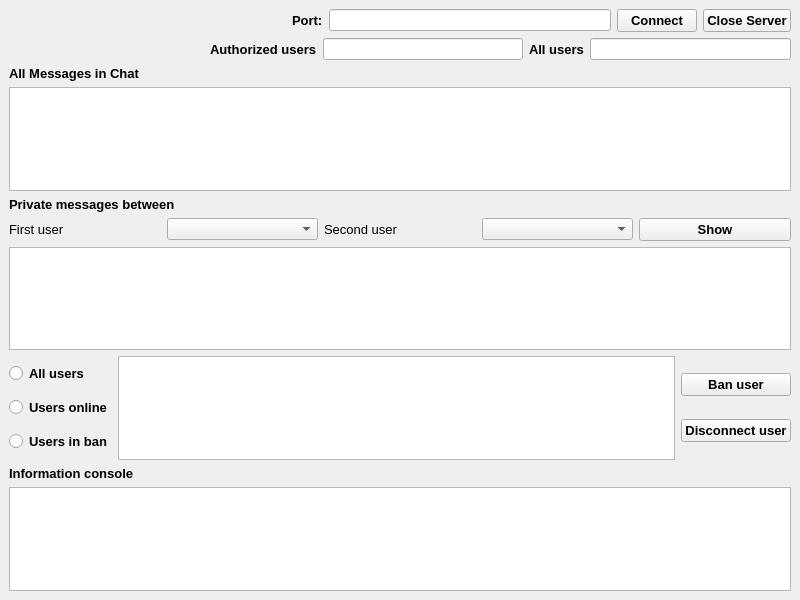
<?xml version="1.0" encoding="UTF-8"?>
<ui version="4.0">
 <class>ServerMainWindow</class>
 <widget class="QMainWindow" name="ServerMainWindow">
  <property name="geometry">
   <rect>
    <x>0</x>
    <y>0</y>
    <width>800</width>
    <height>600</height>
   </rect>
  </property>
  <property name="windowTitle">
   <string>ServerMainWindow</string>
  </property>
  <property name="styleSheet">
   <string notr="true">background-image: url(:/resourse/svetlii-serii.jpg);</string>
  </property>
  <widget class="QWidget" name="centralwidget">
   <layout class="QVBoxLayout" name="verticalLayout_6">
    <item>
     <layout class="QHBoxLayout" name="horizontalLayout">
      <item>
       <spacer name="horizontalSpacer">
        <property name="orientation">
         <enum>Qt::Horizontal</enum>
        </property>
        <property name="sizeHint" stdset="0">
         <size>
          <width>40</width>
          <height>20</height>
         </size>
        </property>
       </spacer>
      </item>
      <item>
       <widget class="QLabel" name="label">
        <property name="font">
         <font>
          <pointsize>10</pointsize>
          <weight>75</weight>
          <bold>true</bold>
         </font>
        </property>
        <property name="text">
         <string>Port:</string>
        </property>
       </widget>
      </item>
      <item>
       <widget class="QLineEdit" name="portLineEdit"/>
      </item>
      <item>
       <widget class="QPushButton" name="connectButton">
        <property name="font">
         <font>
          <pointsize>10</pointsize>
          <weight>75</weight>
          <bold>true</bold>
         </font>
        </property>
        <property name="text">
         <string>Connect</string>
        </property>
       </widget>
      </item>
      <item>
       <widget class="QPushButton" name="closeButton">
        <property name="font">
         <font>
          <pointsize>10</pointsize>
          <weight>75</weight>
          <bold>true</bold>
         </font>
        </property>
        <property name="styleSheet">
         <string notr="true"/>
        </property>
        <property name="text">
         <string>Close Server</string>
        </property>
       </widget>
      </item>
     </layout>
    </item>
    <item>
     <layout class="QHBoxLayout" name="horizontalLayout_2">
      <item>
       <spacer name="horizontalSpacer_2">
        <property name="orientation">
         <enum>Qt::Horizontal</enum>
        </property>
        <property name="sizeHint" stdset="0">
         <size>
          <width>40</width>
          <height>20</height>
         </size>
        </property>
       </spacer>
      </item>
      <item>
       <widget class="QLabel" name="label_3">
        <property name="font">
         <font>
          <pointsize>10</pointsize>
          <weight>75</weight>
          <bold>true</bold>
         </font>
        </property>
        <property name="text">
         <string>Authorized users</string>
        </property>
       </widget>
      </item>
      <item>
       <widget class="QLineEdit" name="authUsersLineEdit"/>
      </item>
      <item>
       <widget class="QLabel" name="label_4">
        <property name="font">
         <font>
          <pointsize>10</pointsize>
          <weight>75</weight>
          <bold>true</bold>
         </font>
        </property>
        <property name="text">
         <string>All users</string>
        </property>
       </widget>
      </item>
      <item>
       <widget class="QLineEdit" name="allUsersLineEdit"/>
      </item>
     </layout>
    </item>
    <item>
     <layout class="QVBoxLayout" name="verticalLayout">
      <item>
       <widget class="QLabel" name="label_5">
        <property name="font">
         <font>
          <pointsize>10</pointsize>
          <weight>75</weight>
          <bold>true</bold>
         </font>
        </property>
        <property name="text">
         <string>All Messages in Chat</string>
        </property>
       </widget>
      </item>
      <item>
       <widget class="QTextEdit" name="allMessagesTextEdit"/>
      </item>
     </layout>
    </item>
    <item>
     <layout class="QVBoxLayout" name="verticalLayout_2">
      <item>
       <widget class="QLabel" name="label_6">
        <property name="font">
         <font>
          <pointsize>10</pointsize>
          <weight>75</weight>
          <bold>true</bold>
         </font>
        </property>
        <property name="text">
         <string>Private messages between</string>
        </property>
       </widget>
      </item>
      <item>
       <layout class="QHBoxLayout" name="horizontalLayout_3">
        <item>
         <widget class="QLabel" name="label_7">
          <property name="font">
           <font>
            <pointsize>10</pointsize>
           </font>
          </property>
          <property name="text">
           <string>First user</string>
          </property>
         </widget>
        </item>
        <item>
         <widget class="QComboBox" name="user1ComboBox"/>
        </item>
        <item>
         <widget class="QLabel" name="label_8">
          <property name="font">
           <font>
            <pointsize>10</pointsize>
           </font>
          </property>
          <property name="text">
           <string>Second user</string>
          </property>
         </widget>
        </item>
        <item>
         <widget class="QComboBox" name="user2ComboBox"/>
        </item>
        <item>
         <widget class="QPushButton" name="showChatPushButton">
          <property name="font">
           <font>
            <pointsize>10</pointsize>
            <weight>75</weight>
            <bold>true</bold>
           </font>
          </property>
          <property name="text">
           <string>Show</string>
          </property>
         </widget>
        </item>
       </layout>
      </item>
      <item>
       <widget class="QTextEdit" name="privateMessagesTextEdit"/>
      </item>
     </layout>
    </item>
    <item>
     <layout class="QHBoxLayout" name="horizontalLayout_4">
      <item>
       <layout class="QVBoxLayout" name="verticalLayout_3">
        <item>
         <widget class="QRadioButton" name="allUsersRadioButton">
          <property name="font">
           <font>
            <pointsize>10</pointsize>
            <weight>75</weight>
            <bold>true</bold>
           </font>
          </property>
          <property name="text">
           <string>All users</string>
          </property>
         </widget>
        </item>
        <item>
         <widget class="QRadioButton" name="usersOnlineRadioButton">
          <property name="font">
           <font>
            <pointsize>10</pointsize>
            <weight>75</weight>
            <bold>true</bold>
           </font>
          </property>
          <property name="text">
           <string>Users online</string>
          </property>
         </widget>
        </item>
        <item>
         <widget class="QRadioButton" name="inBanRadioButton">
          <property name="font">
           <font>
            <pointsize>10</pointsize>
            <weight>75</weight>
            <bold>true</bold>
           </font>
          </property>
          <property name="text">
           <string>Users in ban</string>
          </property>
         </widget>
        </item>
       </layout>
      </item>
      <item>
       <widget class="QListWidget" name="usersListWidget"/>
      </item>
      <item>
       <layout class="QVBoxLayout" name="verticalLayout_4">
        <item>
         <widget class="QPushButton" name="banUserPushButton">
          <property name="font">
           <font>
            <pointsize>10</pointsize>
            <weight>75</weight>
            <bold>true</bold>
           </font>
          </property>
          <property name="text">
           <string>Ban user</string>
          </property>
         </widget>
        </item>
        <item>
         <widget class="QPushButton" name="disconnectUserPushButton">
          <property name="font">
           <font>
            <pointsize>10</pointsize>
            <weight>75</weight>
            <bold>true</bold>
           </font>
          </property>
          <property name="text">
           <string>Disconnect user</string>
          </property>
         </widget>
        </item>
       </layout>
      </item>
     </layout>
    </item>
    <item>
     <layout class="QVBoxLayout" name="verticalLayout_5">
      <item>
       <widget class="QLabel" name="label_9">
        <property name="font">
         <font>
          <pointsize>10</pointsize>
          <weight>75</weight>
          <bold>true</bold>
         </font>
        </property>
        <property name="text">
         <string>Information console</string>
        </property>
       </widget>
      </item>
      <item>
       <widget class="QTextEdit" name="informationFromClientTextEdit"/>
      </item>
     </layout>
    </item>
   </layout>
  </widget>
 </widget>
 <resources/>
 <connections/>
</ui>
